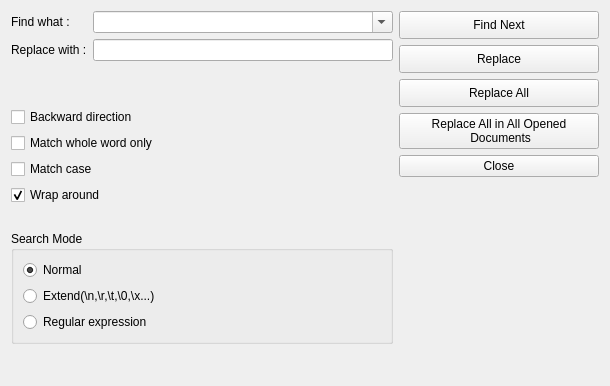
      <widget class="QWidget" name="tab_replace">
       <attribute name="title">
        <string>Replace</string>
       </attribute>
       <layout class="QHBoxLayout" name="horizontalLayout_8">
        <property name="bottomMargin">
         <number>2</number>
        </property>
        <item>
         <layout class="QVBoxLayout" name="verticalLayout_5">
          <item>
           <layout class="QVBoxLayout" name="verticalLayout_9">
            <item>
             <layout class="QHBoxLayout" name="horizontalLayout_6">
              <item>
               <widget class="QLabel" name="label_3">
                <property name="sizePolicy">
                 <sizepolicy hsizetype="Minimum" vsizetype="Preferred">
                  <horstretch>0</horstretch>
                  <verstretch>0</verstretch>
                 </sizepolicy>
                </property>
                <property name="text">
                 <string>Find what :</string>
                </property>
               </widget>
              </item>
              <item>
               <widget class="QComboBox" name="replaceTextBox">
                <property name="minimumSize">
                 <size>
                  <width>300</width>
                  <height>0</height>
                 </size>
                </property>
                <property name="maximumSize">
                 <size>
                  <width>350</width>
                  <height>16777215</height>
                 </size>
                </property>
                <property name="editable">
                 <bool>true</bool>
                </property>
                <property name="maxCount">
                 <number>512</number>
                </property>
               </widget>
              </item>
             </layout>
            </item>
            <item>
             <layout class="QHBoxLayout" name="horizontalLayout_7">
              <item>
               <widget class="QLabel" name="label_4">
                <property name="sizePolicy">
                 <sizepolicy hsizetype="Minimum" vsizetype="Preferred">
                  <horstretch>0</horstretch>
                  <verstretch>0</verstretch>
                 </sizepolicy>
                </property>
                <property name="text">
                 <string>Replace with :</string>
                </property>
               </widget>
              </item>
              <item>
               <widget class="QLineEdit" name="replaceWithBox">
                <property name="sizePolicy">
                 <sizepolicy hsizetype="Preferred" vsizetype="Fixed">
                  <horstretch>0</horstretch>
                  <verstretch>0</verstretch>
                 </sizepolicy>
                </property>
                <property name="minimumSize">
                 <size>
                  <width>300</width>
                  <height>0</height>
                 </size>
                </property>
                <property name="maximumSize">
                 <size>
                  <width>350</width>
                  <height>16777215</height>
                 </size>
                </property>
               </widget>
              </item>
             </layout>
            </item>
           </layout>
          </item>
          <item>
           <spacer name="verticalSpacer_4">
            <property name="orientation">
             <enum>Qt::Vertical</enum>
            </property>
            <property name="sizeHint" stdset="0">
             <size>
              <width>20</width>
              <height>40</height>
             </size>
            </property>
           </spacer>
          </item>
          <item>
           <layout class="QVBoxLayout" name="verticalLayout_6">
            <item>
             <layout class="QVBoxLayout" name="verticalLayout_7">
              <item>
               <widget class="QCheckBox" name="replaceBackwardBox">
                <property name="text">
                 <string>Backward direction</string>
                </property>
               </widget>
              </item>
              <item>
               <widget class="QCheckBox" name="replaceMatchWholeBox">
                <property name="text">
                 <string>Match whole word only</string>
                </property>
               </widget>
              </item>
              <item>
               <widget class="QCheckBox" name="replaceMatchCaseBox">
                <property name="text">
                 <string>Match case</string>
                </property>
               </widget>
              </item>
              <item>
               <widget class="QCheckBox" name="replaceWrapBox">
                <property name="text">
                 <string>Wrap around</string>
                </property>
                <property name="checked">
                 <bool>true</bool>
                </property>
               </widget>
              </item>
             </layout>
            </item>
            <item>
             <spacer name="verticalSpacer_5">
              <property name="orientation">
               <enum>Qt::Vertical</enum>
              </property>
              <property name="sizeHint" stdset="0">
               <size>
                <width>20</width>
                <height>20</height>
               </size>
              </property>
             </spacer>
            </item>
            <item>
             <widget class="QGroupBox" name="groupBox_2">
              <property name="title">
               <string>Search Mode</string>
              </property>
              <layout class="QGridLayout" name="gridLayout_3">
               <item row="0" column="0">
                <widget class="QRadioButton" name="replaceModeNormalBox">
                 <property name="text">
                  <string>Normal</string>
                 </property>
                 <property name="checked">
                  <bool>true</bool>
                 </property>
                </widget>
               </item>
               <item row="2" column="0">
                <layout class="QHBoxLayout" name="horizontalLayout_5">
                 <item>
                  <widget class="QRadioButton" name="replaceModeRegularBt">
                   <property name="text">
                    <string>Regular expression</string>
                   </property>
                  </widget>
                 </item>
                </layout>
               </item>
               <item row="1" column="0">
                <widget class="QRadioButton" name="replaceModeExtendBox">
                 <property name="text">
                  <string>Extend(\n,\r,\t,\0,\x...)</string>
                 </property>
                </widget>
               </item>
              </layout>
             </widget>
            </item>
            <item>
             <spacer name="verticalSpacer_14">
              <property name="orientation">
               <enum>Qt::Vertical</enum>
              </property>
              <property name="sizeHint" stdset="0">
               <size>
                <width>20</width>
                <height>40</height>
               </size>
              </property>
             </spacer>
            </item>
           </layout>
          </item>
         </layout>
        </item>
        <item>
         <layout class="QVBoxLayout" name="verticalLayout_8">
          <item>
           <widget class="QPushButton" name="replaceFindNextBox">
            <property name="sizePolicy">
             <sizepolicy hsizetype="Preferred" vsizetype="Fixed">
              <horstretch>0</horstretch>
              <verstretch>0</verstretch>
             </sizepolicy>
            </property>
            <property name="minimumSize">
             <size>
              <width>200</width>
              <height>28</height>
             </size>
            </property>
            <property name="text">
             <string>Find Next</string>
            </property>
           </widget>
          </item>
          <item>
           <widget class="QPushButton" name="replaceBt">
            <property name="sizePolicy">
             <sizepolicy hsizetype="Preferred" vsizetype="Fixed">
              <horstretch>0</horstretch>
              <verstretch>0</verstretch>
             </sizepolicy>
            </property>
            <property name="minimumSize">
             <size>
              <width>200</width>
              <height>28</height>
             </size>
            </property>
            <property name="text">
             <string>Replace</string>
            </property>
           </widget>
          </item>
          <item>
           <widget class="QPushButton" name="replaceAllBt">
            <property name="sizePolicy">
             <sizepolicy hsizetype="Preferred" vsizetype="Fixed">
              <horstretch>0</horstretch>
              <verstretch>0</verstretch>
             </sizepolicy>
            </property>
            <property name="minimumSize">
             <size>
              <width>200</width>
              <height>28</height>
             </size>
            </property>
            <property name="text">
             <string>Replace All</string>
            </property>
           </widget>
          </item>
          <item>
           <widget class="QPushButton" name="replaceAllinAllOpenBt">
            <property name="sizePolicy">
             <sizepolicy hsizetype="Preferred" vsizetype="Fixed">
              <horstretch>0</horstretch>
              <verstretch>0</verstretch>
             </sizepolicy>
            </property>
            <property name="minimumSize">
             <size>
              <width>200</width>
              <height>34</height>
             </size>
            </property>
            <property name="text">
             <string>Replace All in All Opened 
 Documents</string>
            </property>
           </widget>
          </item>
          <item>
           <widget class="QPushButton" name="replaceCloseBt">
            <property name="sizePolicy">
             <sizepolicy hsizetype="Preferred" vsizetype="Fixed">
              <horstretch>0</horstretch>
              <verstretch>0</verstretch>
             </sizepolicy>
            </property>
            <property name="minimumSize">
             <size>
              <width>200</width>
              <height>0</height>
             </size>
            </property>
            <property name="text">
             <string>Close</string>
            </property>
           </widget>
          </item>
          <item>
           <spacer name="verticalSpacer_6">
            <property name="orientation">
             <enum>Qt::Vertical</enum>
            </property>
            <property name="sizeHint" stdset="0">
             <size>
              <width>20</width>
              <height>40</height>
             </size>
            </property>
           </spacer>
          </item>
         </layout>
        </item>
       </layout>
      </widget>
